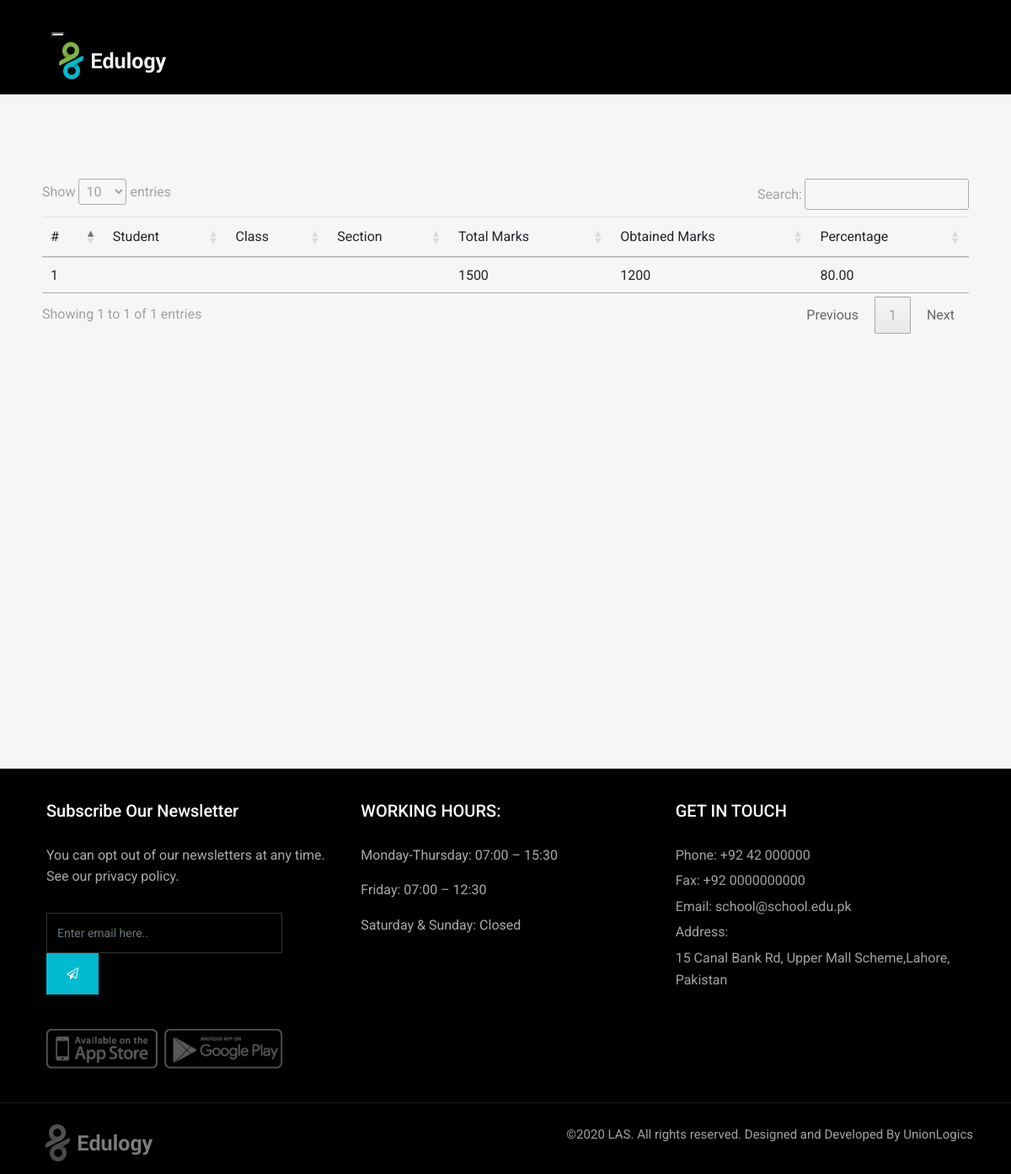
Before: /School/index.php/results with the older database file.
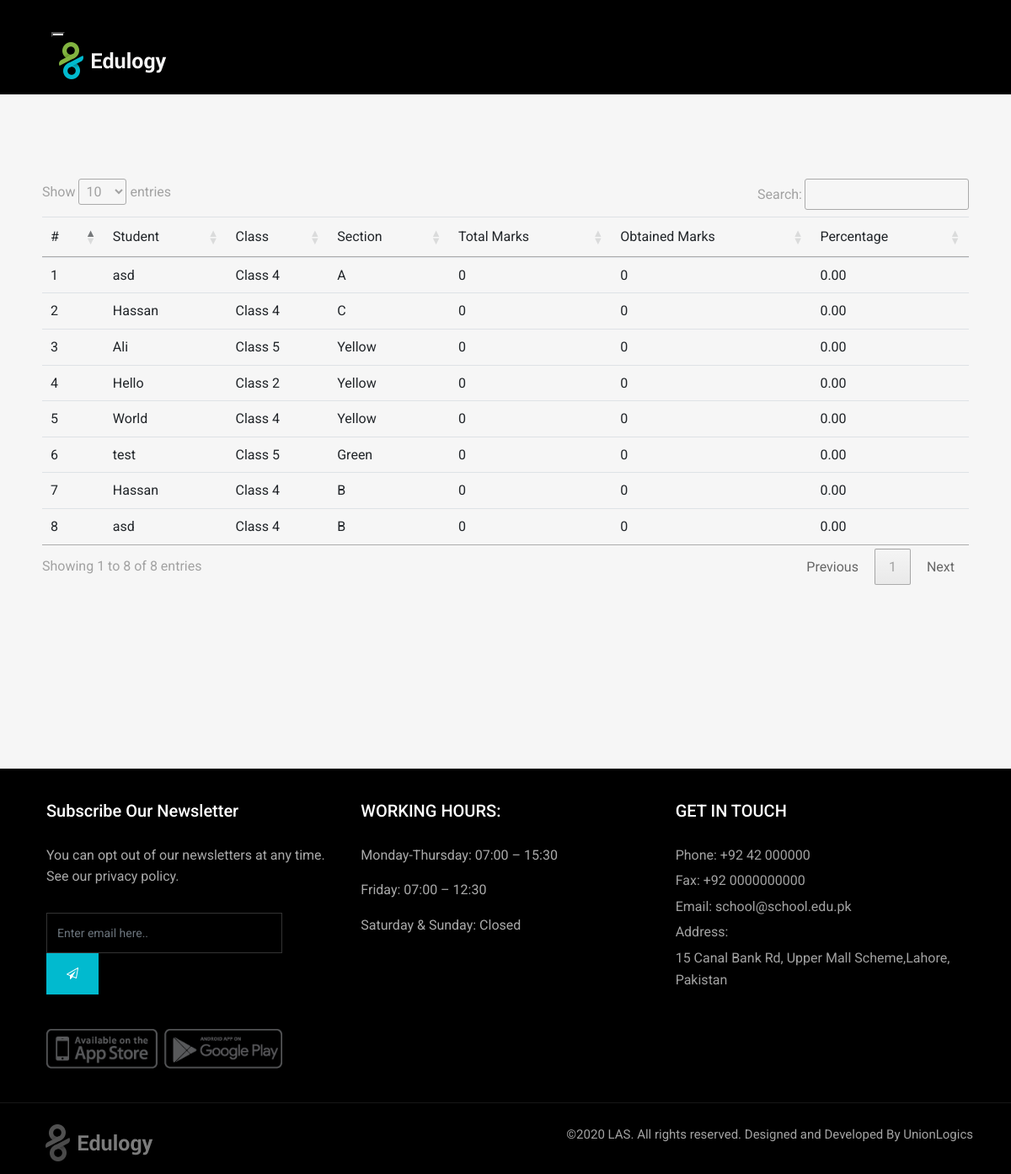
After: the same page with the newer database file.
### tables this page shows
CREATE TABLE `results` (
  `result_id` int(11) NOT NULL,
  `result_student_id` int(11) NOT NULL,
  `result_student_class_section_id` int(11) NOT NULL,
  `result_total_marks` float NOT NULL,
  `result_obtained_marks` float NOT NULL,
  `result_is_active` tinyint(1) NOT NULL DEFAULT 1 COMMENT '1=Active, 0=Inactive',
  `created` datetime NOT NULL DEFAULT current_timestamp(),
  `result_student_class_id` int(11) NOT NULL,
  `result_course_id` int(11) NOT NULL,
  `result_date` date DEFAULT NULL
);

CREATE TABLE `students` (
  `student_id` int(11) NOT NULL,
  `student_identification` varchar(50) NOT NULL,
  `student_name` varchar(50) NOT NULL,
  `student_contact` varchar(50) NOT NULL,
  `student_email` varchar(100) NOT NULL,
  `student_address` varchar(255) NOT NULL,
  `student_father_name` varchar(50) NOT NULL,
  `student_father_cnic` varchar(50) NOT NULL,
  `student_image` text NOT NULL,
  `student_class_id` int(11) NOT NULL,
  `student_section_id` int(11) NOT NULL,
  `student_admission_fee` float NOT NULL,
  `student_tuition_fee` float NOT NULL,
  `student_is_active` tinyint(1) NOT NULL DEFAULT 1 COMMENT '1=Active, 0=Inactive',
  `created` datetime NOT NULL DEFAULT current_timestamp()
);

CREATE TABLE `classes` (
  `class_id` int(11) NOT NULL,
  `class_name` varchar(255) NOT NULL,
  `class_description` text NOT NULL,
  `class_is_active` tinyint(1) NOT NULL DEFAULT 1 COMMENT '1=Active, 0=Inactive',
  `created` datetime NOT NULL DEFAULT current_timestamp()
);

CREATE TABLE `sections` (
  `section_id` int(11) NOT NULL,
  `section_name` varchar(255) NOT NULL,
  `section_description` text NOT NULL,
  `section_is_active` tinyint(1) NOT NULL DEFAULT 1 COMMENT '1=Active, 0=Inactive',
  `created` datetime NOT NULL DEFAULT current_timestamp()
);

### School/application/controllers/Results.php (called while the page is built, shortened)
<?php
class Results extends CI_Controller {
	function __construct()
    {
        $this->load->model('Result_model');
    }
	public function index()
	{
        $data['results'] = $this->Result_model->getAllStudents();
		$this->load->view('results',$data);
	}
}

### School/index.php (called while the page is built, shortened)
<?php
require_once BASEPATH.'core/CodeIgniter.php';

### School/application/models/Result_model.php (called while the page is built, shortened)
<?php if (!defined('BASEPATH')) exit('No direct script access allowed');
class Result_model extends CI_Model
{
    public function getAllStudents()
    {
        $this->db->select('*');
        $this->db->from('results r');
        $this->db->join('students st', 'r.result_student_id = st.student_id', 'left');
        $this->db->join('classes c', 'r.result_student_class_id = c.class_id', 'left');
        $this->db->join('sections s', 'r.result_student_class_section_id = s.section_id', 'left');
        $this->db->where('r.result_is_active', '1');
        $query = $this->db->get();
        $result = ($query->num_rows() > 0) ? $query->result_array() : FALSE;
        return $result;
    }
}

### School/application/views/results.php (the view, shortened to what this page needs)
<?php $this->load->view('templates/header');?>
<div class="container2">
  <table id="dt-filter-select" class="table" cellspacing="0" width="100%">
    <thead>
      <tr>
        <td># </td>
        <td>Student </td>
        <td> Class </td>
        <td> Section </td>
        <td> Total Marks </td>
        <td> Obtained Marks </td>
        <td> Percentage </td>
      </tr>
    </thead>
    <tbody>
    <?php if (!empty($results)) {
                    $i = 0;
                    foreach ($results as $row) {
                        $i++;
                        $resultStudent = $row['student_name'];
                        $resultClass = $row['class_name'];
                        $resultSection = $row['section_name'];
                        $resultTotalMarks = $row['result_total_marks'];
                        $resultObtainedMarks = $row['result_obtained_marks'];
                        if(!empty($resultTotalMarks) && !empty($resultObtainedMarks)){
                        $Percentage = $row['result_obtained_marks']/$row['result_total_marks']*100;
                        }else{
                          $Percentage = "";
                        }
                        $resultPercentage = number_format((float)$Percentage, 2, '.', '');
                ?>
      <tr>
        <td><?php echo $i ?> </td>
        <td ><?php echo $resultStudent ?> </td>
        <td> <?php echo $resultClass ?></td>
        <td> <?php echo $resultSection ?> </td>
        <td > <?php echo $resultTotalMarks ?> </td>
        <td> <?php echo $resultObtainedMarks ?> </td>
        <td> <?php echo $resultPercentage ?> </td>
      </tr>
      <?php } ?>
      <?php } ?>
    </tbody>
  </table>
</div>
<?php $this->load->view('templates/footer');?>

### School/application/views/templates/header.php (shortened to what this page needs)
<!doctype html>
 <html class="no-js " lang="en">
<head>
    <link rel="stylesheet" href="//cdn.datatables.net/1.10.21/css/jquery.dataTables.min.css">
	<link rel="stylesheet" href="assets/css/bootstrap.min.css">
    <link rel="stylesheet" href="assets/css/font-awesome.min.css">
    <link rel="stylesheet" href="assets/css/carousel.css">
    <link rel="stylesheet" href="assets/css/animate.css">
    <link rel="stylesheet" href="assets/style.css">
</head>
<body>
    <div id="wrapper">
        <header class="header">
            <div class="container">
                <nav class="navbar navbar-default yamm">
                    <div class="navbar-header">
                        <button type="button" class="navbar-toggle collapsed" data-toggle="collapse" data-target="#navbar" aria-expanded="false" aria-controls="navbar">
                        </button>
                        <div class="logo-normal">
                            <a class="navbar-brand" href=<?php echo base_url(); ?>><img src="assets/images/logo.png" alt=""></a>
                        </div>
                    </div>
                </nav>
            </div>
        </header>

### School/application/views/templates/footer.php (shortened to what this page needs)
<footer class="section footer noover" style="padding: 40px;">
    <div class="container">
        <div class="row">
            <div class="col-lg-4 col-md-4">
                <div class="widget clearfix">
                    <h3 class="widget-title">Subscribe Our Newsletter</h3>
                    <div class="newsletter-widget">
                        <p>You can opt out of our newsletters at any time.<br> See our <a href="#">privacy policy</a>.</p>
                        <form class="form-inline" role="search">
                            <div class="form-1">
                                <input type="text" class="form-control" placeholder="Enter email here..">
                                <button type="submit" class="btn btn-primary"><i class="fa fa-paper-plane-o"></i></button>
                            </div>
                        </form>
                        <img src="assets/images/payments.png" alt="" class="img-responsive">
                    </div>
                </div>
            </div>
            <div class="col-lg-4 col-md-4">
                <div class="widget clearfix">
                    <h3 class="widget-title">WORKING HOURS:</h3>
                    <p>Monday-Thursday: 07:00 – 15:30</p>
                    <p>Friday: 07:00 – 12:30</p>
                    <p>Saturday & Sunday: Closed</p>
                </div>
            </div>
            <div class="col-lg-4 col-md-4">
                <div class="widget clearfix">
                    <h3 class="widget-title">GET IN TOUCH</h3>
                    <div class="list-widget">
                        <ul>
                            <li>Phone: +92 42 000000</li>
                            <li>Fax: +92 0000000000</li>
                            <li>Email: school@school.edu.pk</li>
                            <li>Address:</li>
                            <li>15 Canal Bank Rd, Upper Mall Scheme,Lahore, Pakistan</li>
                        </ul>
                    </div>
                </div>
            </div>
        </div>
    </div>
</footer>
<div class="copyrights" style="padding: 15px;">
    <div class="container">
        <div class="clearfix">
            <div class="pull-left">
                <div class="cop-logo">
                    <a href="#"><img src="assets/images/logo.png" alt=""></a>
                </div>
            </div>
            <div class="pull-right">
                <div class="footer-links">
                    <ul class="list-inline">
                        <li>©2020 LAS. All rights reserved. Designed and Developed By UnionLogics</li>
                    </ul>
                </div>
            </div>
        </div>
    </div>
</div>
</div>
</body>
</html>

### School/assets/style.css (style rules this page uses)
body { background-color: #f6f6f6; line-height: 1.6; font-size: 16px; color: #a2a2a2; }
body, p, li, a { font-family: 'Roboto', sans-serif; }
.course-details h4 a, .readmore, .testimonial strong, h1, h2, h3, h4, h5, h6 { color: #000; }
h1, h2, h3, h4, h5, h6 { line-height: 1.5; }
.cop-logo img, a { color: #000; text-decoration: none !important; -webkit-transition: all ease 0.3s; -moz-transition: all ease 0.3s; transition: all ease 0.3s; }
.header { position: absolute; z-index: 111; left: 0; top: 0; right: 0; padding: 0; background-color: transparent; text-decoration: none !important; -webkit-transition: all .3s ease-in-out; -moz-transition: all .3s ease-in-out; -ms-transition: all .3s ease-in-out; -o-transition: all .3s ease-in-out; transition: all .3s ease-in-out; }
.navbar-default { margin: 0; background-color: transparent; background: none; border: 0; }
.navbar-brand img { margin: 0 !important; }
.navbar-brand { padding: 0 10px 0 0; }
.section { background-color: #ffffff; padding: 8rem 0; position: relative; display: block; }
.section.footer { padding: 12rem 0; background-color: #000 }
.widget-title { color: #ffffff; font-size: 20px; padding: 0 0 30px; margin: 0; line-height: 1; }
.copyrights { background-color: #000; border-top: 1px solid #181818; padding: 30px 0; }
.copyrights ul { padding: 0 !important; margin: 15px 0 0 !important; }
.copyrights ul li { line-height: 1; font-size: 15px; margin: 0 0 0 8px !important; }
.cop-logo img { margin-top: 9px; opacity: 0.5; -webkit-filter: grayscale(100%); filter: grayscale(100%); }
.newsletter-widget .form-control { border-radius: 0; font-size: 14px; box-shadow: none !important; height: 48px; background: transparent; border: 1px solid rgba(255, 255, 255, 0.2); min-width: 280px; }
.newsletter-widget img { display: block; max-width: 280px; margin-top: 40px; }
.newsletter-widget p { margin-bottom: 30px; }
.newsletter-widget .btn { padding-left: 23px; padding-right: 23px; }
.footer ul { list-style: none; padding: 0; }
.footer .list-widget li { margin: 0 0 5px !important; }
.footer .form-control, .footer p, .footer a { color: #aaa; }
.btn { border-radius: 0; font-size: 14px; border: 1px solid #fff; font-weight: bold; color: #ffffff !important; padding: 13px 40px; text-transform: capitalize; }
.cb, .box .event-desc small, .pagination a, .pagination>.active>a, .pagination>.active>a:focus, .pagination>.active>a:hover, .pagination>.active>span, .pagination>.active>span:focus, .pagination>.active>span:hover, .tags-widget a, .owl-theme-01 .owl-nav [class*="owl-"]:hover, .yamm .dropdown-menu li:hover .menu-button, .yamm .dropdown-menu li .menu-button, mark, .bgcolor1, .image-wrap:before, .image-wrap:after, .btn-primary { border-color: #01bacf; background-color: #01bacf; box-shadow: inset 0 0 0 0 #00a8bd; -webkit-transition: all ease 0.5s; -moz-transition: all ease 0.5s; transition: all ease 0.5s; }

### School/application/views/templates/header.php (style rules this page uses)
#wrapper > header { position: sticky; background: black; padding-top: 15px; padding-bottom: 10px; }

### School/application/views/results.php (style rules this page uses)
#wrapper > div.container2 { height: 100vh; padding: 100px 50px 100px 50px; }

Changed rows visible on the page:
removed results: result_total_marks "1500", result_obtained_marks "1200", resultPercentage "80.00"
added results: students.student_name "asd", classes.class_name "Class 4", sections.section_name "A", result_total_marks "0", result_obtained_marks "0", resultPercentage "0.00"
added results: students.student_name "Hassan", classes.class_name "Class 4", sections.section_name "C", result_total_marks "0", result_obtained_marks "0", resultPercentage "0.00"
added results: students.student_name "Ali", classes.class_name "Class 5", sections.section_name "Yellow", result_total_marks "0", result_obtained_marks "0", resultPercentage "0.00"
added results: students.student_name "Hello", classes.class_name "Class 2", sections.section_name "Yellow", result_total_marks "0", result_obtained_marks "0", resultPercentage "0.00"
added results: students.student_name "World", classes.class_name "Class 4", sections.section_name "Yellow", result_total_marks "0", result_obtained_marks "0", resultPercentage "0.00"
added results: students.student_name "test", classes.class_name "Class 5", sections.section_name "Green", result_total_marks "0", result_obtained_marks "0", resultPercentage "0.00"
added results: students.student_name "Hassan", classes.class_name "Class 4", sections.section_name "B", result_total_marks "0", result_obtained_marks "0", resultPercentage "0.00"
added results: students.student_name "asd", classes.class_name "Class 4", sections.section_name "B", result_total_marks "0", result_obtained_marks "0", resultPercentage "0.00"
Other visible differences:
text written by a page script: "Show entries Search: Showing 1 to 1 of 1 entries Previous 1 Next" → "Show entries Search: Showing 1 to 8 of 8 entries Previous 1 Next"
